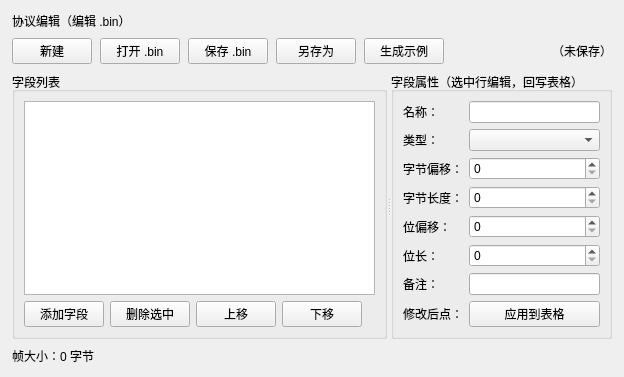
<?xml version="1.0" encoding="UTF-8"?>
<ui version="4.0">
 <class>ProtocolEditorPage</class>
 <widget class="QWidget" name="ProtocolEditorPage">
  <layout class="QVBoxLayout" name="rootLayout">
   <property name="spacing"><number>8</number></property>
   <property name="leftMargin"><number>12</number></property>
   <property name="topMargin"><number>12</number></property>
   <property name="rightMargin"><number>12</number></property>
   <property name="bottomMargin"><number>12</number></property>
   <item>
    <widget class="QLabel" name="titleLabel"><property name="text"><string>协议编辑（编辑 .bin）</string></property></widget>
   </item>

   <!-- 工具栏 -->
   <item>
    <layout class="QHBoxLayout" name="toolbar">
     <item><widget class="QPushButton" name="newButton"><property name="text"><string>新建</string></property></widget></item>
     <item><widget class="QPushButton" name="openButton"><property name="text"><string>打开 .bin</string></property></widget></item>
     <item><widget class="QPushButton" name="saveButton"><property name="text"><string>保存 .bin</string></property></widget></item>
     <item><widget class="QPushButton" name="saveAsButton"><property name="text"><string>另存为</string></property></widget></item>
     <item><widget class="QPushButton" name="sampleButton"><property name="text"><string>生成示例</string></property></widget></item>
     <item><spacer name="toolbarSpacer"><property name="orientation"><enum>Qt::Horizontal</enum></property><property name="sizeHint" stdset="0"><size><width>40</width><height>20</height></size></property></spacer></item>
     <item><widget class="QLabel" name="filePathLabel"><property name="text"><string>（未保存）</string></property></widget></item>
    </layout>
   </item>

   <!-- 主区：字段表 + 字段属性面板 -->
   <item>
    <widget class="QSplitter" name="mainSplitter">
     <property name="orientation"><enum>Qt::Horizontal</enum></property>
     <widget class="QGroupBox" name="fieldsGroup">
      <property name="title"><string>字段列表</string></property>
      <layout class="QVBoxLayout" name="fieldsLayout">
       <item><widget class="QTableView" name="fieldsTable"/></item>
       <item>
        <layout class="QHBoxLayout" name="fieldOps">
         <item><widget class="QPushButton" name="addButton"><property name="text"><string>添加字段</string></property></widget></item>
         <item><widget class="QPushButton" name="removeButton"><property name="text"><string>删除选中</string></property></widget></item>
         <item><widget class="QPushButton" name="upButton"><property name="text"><string>上移</string></property></widget></item>
         <item><widget class="QPushButton" name="downButton"><property name="text"><string>下移</string></property></widget></item>
         <item><spacer name="fieldOpsSpacer"><property name="orientation"><enum>Qt::Horizontal</enum></property><property name="sizeHint" stdset="0"><size><width>40</width><height>20</height></size></property></spacer></item>
        </layout>
       </item>
      </layout>
     </widget>
     <widget class="QGroupBox" name="detailGroup">
      <property name="title"><string>字段属性（选中行编辑，回写表格）</string></property>
      <layout class="QFormLayout" name="detailForm">
       <item row="0" column="0"><widget class="QLabel" name="nameDetailLabel"><property name="text"><string>名称：</string></property></widget></item>
       <item row="0" column="1"><widget class="QLineEdit" name="nameEdit"/></item>
       <item row="1" column="0"><widget class="QLabel" name="typeDetailLabel"><property name="text"><string>类型：</string></property></widget></item>
       <item row="1" column="1"><widget class="QComboBox" name="typeCombo"/></item>
       <item row="2" column="0"><widget class="QLabel" name="offsetDetailLabel"><property name="text"><string>字节偏移：</string></property></widget></item>
       <item row="2" column="1"><widget class="QSpinBox" name="offsetSpin"><property name="maximum"><number>65535</number></property></widget></item>
       <item row="3" column="0"><widget class="QLabel" name="lengthDetailLabel"><property name="text"><string>字节长度：</string></property></widget></item>
       <item row="3" column="1"><widget class="QSpinBox" name="lengthSpin"><property name="maximum"><number>65535</number></property></widget></item>
       <item row="4" column="0"><widget class="QLabel" name="bitOffsetDetailLabel"><property name="text"><string>位偏移：</string></property></widget></item>
       <item row="4" column="1"><widget class="QSpinBox" name="bitOffsetSpin"><property name="maximum"><number>255</number></property></widget></item>
       <item row="5" column="0"><widget class="QLabel" name="bitLengthDetailLabel"><property name="text"><string>位长：</string></property></widget></item>
       <item row="5" column="1"><widget class="QSpinBox" name="bitLengthSpin"><property name="maximum"><number>255</number></property></widget></item>
       <item row="6" column="0"><widget class="QLabel" name="commentDetailLabel"><property name="text"><string>备注：</string></property></widget></item>
       <item row="6" column="1"><widget class="QLineEdit" name="commentEdit"/></item>
       <item row="7" column="0"><widget class="QLabel" name="applyHintLabel"><property name="text"><string>修改后点：</string></property></widget></item>
       <item row="7" column="1"><widget class="QPushButton" name="applyDetailButton"><property name="text"><string>应用到表格</string></property></widget></item>
      </layout>
     </widget>
    </widget>
   </item>

   <!-- 帧大小提示 -->
   <item>
    <widget class="QLabel" name="frameSizeLabel"><property name="text"><string>帧大小：0 字节</string></property></widget>
   </item>
  </layout>
 </widget>
 <resources/>
 <connections/>
</ui>
